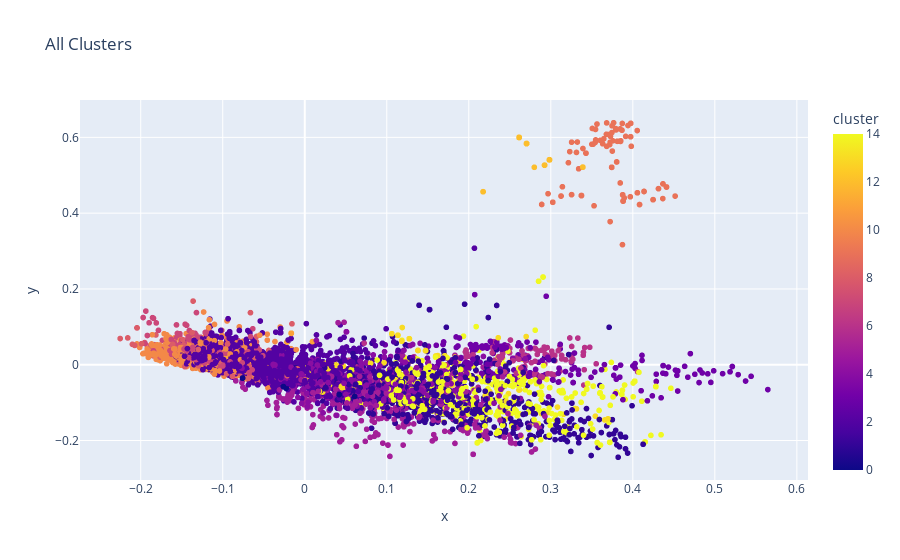

Write notebook code for a chart like this one.
### Markdown cell above
## [**Note not done**] use seaborn to visual cluster

### Code cell
df2['pca'] = (
    df2['message']
    .pipe(hero.clean)
    .pipe(hero.tfidf)
    .pipe(hero.pca)
)

hero.scatterplot(df2, col='pca', color='cluster', title="All Clusters")

### Figure 1 — Plotly figure (JSON) as saved in the notebook; plotly's stock layout.template omitted (floating-point values rounded to 4 significant figures; data arrays with more than 128 entries replaced by an {"elided": "..."} marker saying what was removed)
{"data": [{"hovertemplate": "x=%{x}<br>y=%{y}<br>cluster=%{marker.color}<extra></extra>", "legendgroup": "", "marker": {"color": {"elided": "9239 int values"}, "coloraxis": "coloraxis", "symbol": "circle"}, "mode": "markers", "name": "", "showlegend": false, "type": "scattergl", "x": {"elided": "9239 float values"}, "xaxis": "x", "y": {"elided": "9239 float values"}, "yaxis": "y"}], "layout": {"autosize": true, "coloraxis": {"colorbar": {"title": {"text": "cluster"}}, "colorscale": [[0, "#0d0887"], [0.1111, "#46039f"], [0.2222, "#7201a8"], [0.3333, "#9c179e"], [0.4444, "#bd3786"], [0.5556, "#d8576b"], [0.6667, "#ed7953"], [0.7778, "#fb9f3a"], [0.8889, "#fdca26"], [1, "#f0f921"]]}, "legend": {"tracegroupgap": 0}, "title": {"text": "All Clusters"}, "xaxis": {"anchor": "y", "autorange": true, "domain": [0, 1], "range": [-0.2722, 0.6118], "title": {"text": "x"}, "type": "linear"}, "yaxis": {"anchor": "x", "autorange": true, "domain": [0, 1], "range": [-0.317, 0.7114], "title": {"text": "y"}, "type": "linear"}}}
